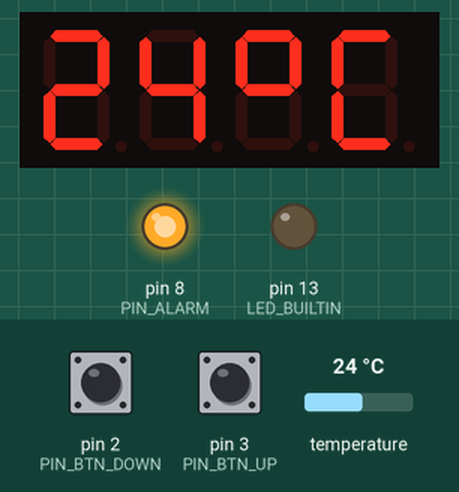
Bench run of a sketch on a simulated Arduino Uno, built with avr-gcc and run on an emulated ATmega328P. Parts: 4-digit seven-segment display, output pins drawn as LEDs (lit = HIGH). Dashed ring = blinking. The inputs (shaded band) are chosen by the test bench; at power-on: pin 3 (PIN_BTN_UP) HIGH, temperature 24 °C, pin 2 (PIN_BTN_DOWN) HIGH. EEPROM starts erased; what the sketch prints to the serial monitor is not drawn.

Above: at 6.1 s.
6.2 s: pin 3 (PIN_BTN_UP) pulled LOW for 2.15 s
At 7.5 s:
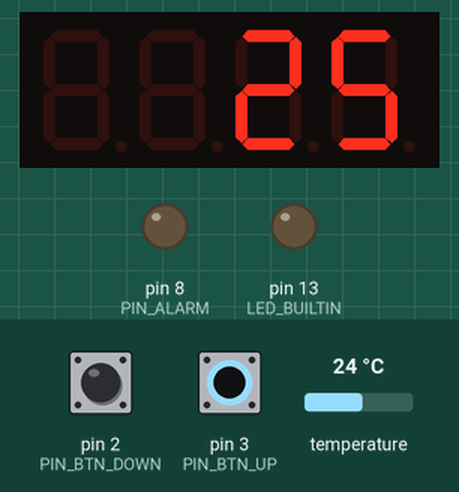
9.8 s: temperature set to 25.7 °C
At 12.2 s:
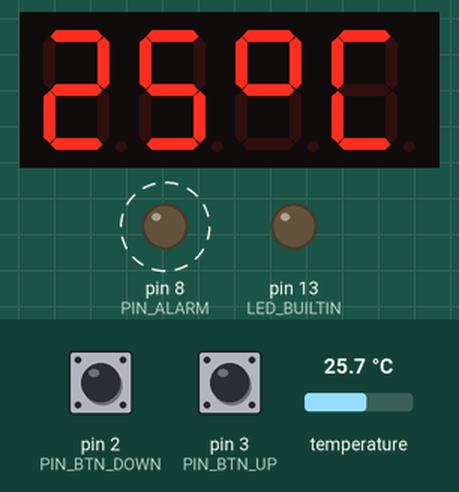
12.3 s: temperature set to 12 °C
At 14.0 s:
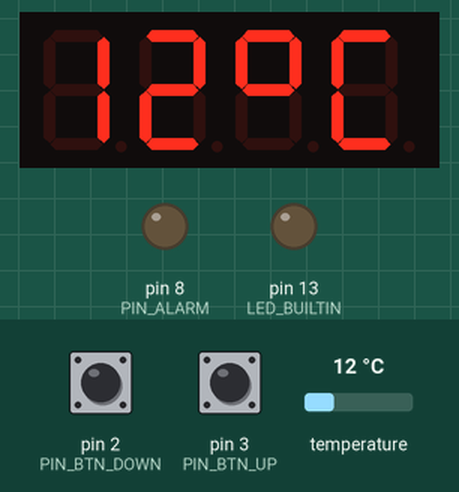
14.8 s: temperature set to 28 °C
At 16.7 s:
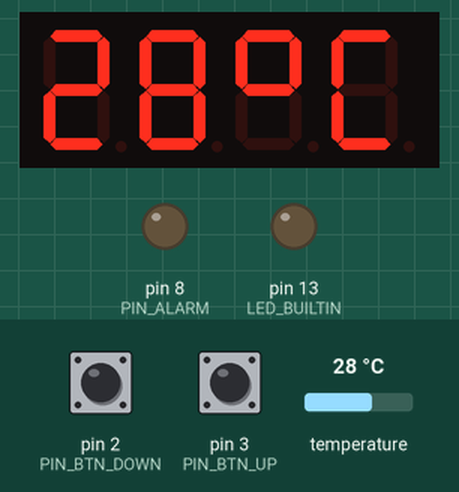
17.3 s: pin 3 (PIN_BTN_UP) pulled LOW for 2.15 s
At 17.41 s:
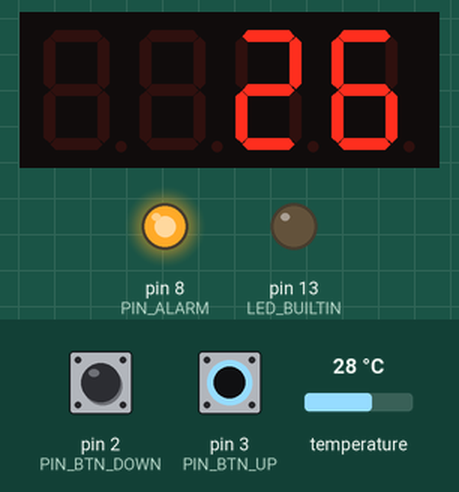
20.9 s: pin 3 (PIN_BTN_UP) pulsed LOW 5 times (0.12 s each, 0.3 s apart)
At 22.8 s:
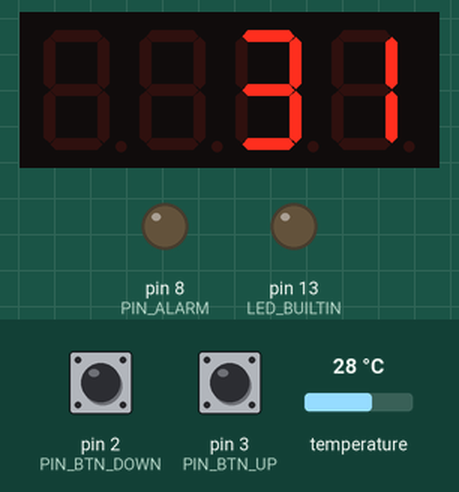
Timing chart, 0 to 24.3 s (numbered marks = the images above; inputs shaded):
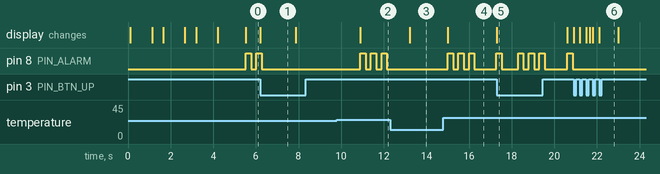

Measured:
- the behaviour switches between 24.9 and 25 °C on temperature (found by bisection; images 1 and 2)
- after the input at 6.2 s, pin 8 (PIN_ALARM): goes on until 6.3 s, then stays LOW; the display: changes at once (image 1)
- after the input at 9.8 s, pin 8 (PIN_ALARM): alternates HIGH for 0.25 s and LOW for 0.25 s, starting after 1.1 s; the display: changes after 1.1 s (image 2)
- after the input at 12.3 s, pin 8 (PIN_ALARM): stops changing and stays LOW; the display: changes after 0.91 s (image 3)
- after the input at 14.8 s, pin 8 (PIN_ALARM): LOW → HIGH after 0.20 s, then repeats every 0.50 s: LOW 0.25 s, HIGH 0.25 s; the display: changes after 0.20 s (image 4)
- after the input at 17.3 s, the display: changes at once (image 5)
- after the input at 20.9 s, pin 8 (PIN_ALARM): stops changing and stays LOW; the display: first changes at once (image 6 shows a later state)

The sketch:

tmp_final.ino
```cpp
#include <EEPROM.h>
#include <TM1637Display.h>
#include <OneWire.h>
#include <DallasTemperature.h>

#define PIN_WIRE_BUS 7

#define PIN_ALARM 8

#define PIN_BTN_DOWN 2
#define PIN_BTN_UP 3

#define CLK 6
#define DIO 5

const uint8_t SEG_CELSIUS[] = {
  SEG_A,
  SEG_A,
  SEG_A | SEG_B | SEG_F | SEG_G, // °
  SEG_A | SEG_D | SEG_E | SEG_F, // C
};

const uint8_t SEG_HUM[] = {
  SEG_B | SEG_C | SEG_D | SEG_E | SEG_F, // U
};

const uint8_t SEG_LIM[] = {
  SEG_D | SEG_E | SEG_F, // L
  SEG_E | SEG_F,         // I
  SEG_E | SEG_G,         // m
  SEG_C | SEG_E | SEG_G  // m
};


TM1637Display display(CLK, DIO);

OneWire oneWire(PIN_WIRE_BUS);
DallasTemperature sensors(&oneWire);

int humidity = 0, temperature = 0, oldTemperature = 0;
volatile unsigned long oldTime = 0, debouncingTime = 250, t2 = 0;
boolean forceDP = true, forceStop = false;

int limit = 24, oldLimit = 24;

void setup()
{
  Serial.begin(9600);
  Serial.println();
  delay(50);

  Serial.println("Started..");

  pinMode(LED_BUILTIN, OUTPUT);
  pinMode(PIN_BTN_DOWN, INPUT_PULLUP);
  pinMode(PIN_BTN_UP, INPUT_PULLUP);

  pinMode(PIN_ALARM, OUTPUT);

  attachInterrupt(digitalPinToInterrupt(PIN_BTN_UP), handleBTN_UP, FALLING);
  attachInterrupt(digitalPinToInterrupt(PIN_BTN_DOWN), handleBTN_DOWN, FALLING);


  // Setup display
  uint8_t data[] = {0xff, 0xff, 0xff, 0xff};
  display.setBrightness(0x0f);

  // All segments on
  display.setSegments(data);

  sensors.begin();

  int l = EEPROM.read(0);
  if (l < 16 || l > 28) {
    limit = 24;
  } else {
    limit = l;
  }

  for (int i = 0; i < 3; i++) {
    display.showNumberDec(limit);
    delay(1000);
    display.setSegments(SEG_CELSIUS);
    delay(500);
  }

}

void loop()
{
  if ((millis() - t2) > 1000)
  {
    readDHT();
    t2 = millis();
  }

  if (temperature != oldTemperature || forceDP)
  {
    forceDP = false;
    display.setSegments(SEG_CELSIUS);
    display.showNumberDec(temperature, false, 2, 0);
  }

  if (limit != oldLimit) {
    display.showNumberDec(limit);
    delay(500);
    oldLimit = limit;
    forceDP = true;
  }

  if (temperature >= limit)
  {
    forceStop = false;
    alarm();
  }
}

void readDHT() {
  Serial.print(" Requesting temperatures...");
  sensors.requestTemperatures(); // Send the command to get temperature readings
  Serial.println("DONE");
  /********************************************************************/
  Serial.print("Temperature is: ");
  Serial.print(sensors.getTempCByIndex(0)); // Why "byIndex"?
  oldTemperature = temperature;
  temperature = (int) sensors.getTempCByIndex(0);
}


void handleBTN_DOWN()
{
  handleIsr(-1);
}

void handleBTN_UP()
{
  handleIsr(1);
}


void handleIsr(int btnVal)
{
  Serial.println("CALL ISR");
  if ((millis() - oldTime) > debouncingTime)
  {
    // innerhalb der entprellZeit nichts machen
    noInterrupts();
    limit += btnVal;
    EEPROM.write(0, limit);
    forceStop = true;
    display.showNumberDec(limit);
    oldTime = millis();
    interrupts();
  }
}

void alarm()
{
  for (int i = 0; i < 3; i++)
  {
    if (!forceStop)
    {
      digitalWrite(PIN_ALARM, HIGH);
      delay(250);
      digitalWrite(PIN_ALARM, LOW);
      delay(250);
    }
  }
}
```
